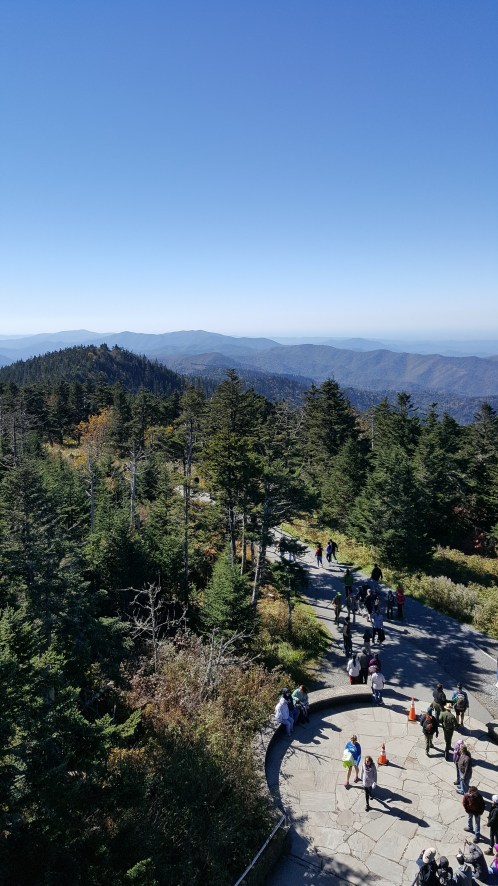
#> input picture HW05/images/1.jpg, 1494 x 2656 px, found by its file name (shown at 1/3 size)
$ python homography.py   (Python 2 division)
#> lines starting #> are read from the running program, lines starting #| are printed output that depends on the picture
#!/usr/bin/python
import numpy as np
import cv2

RESIZE_RATIO = 0.5
BACKGROUND_COLOR = (0, 0, 0)
WORLD_HC = [(0,0), (0,2560), (1536,0), (1536,2560)]
IMAGE_HC_A = [(428,2110), (541,3306), (1496,2150), (1359,3309)]
IMAGE_HC_B = [(796,1558), (771,2983), (1602,1620), (1523,2988)]
IMAGE_HC_C = [(560,1002), (412,2422), (1413,1024), (1482,2404)]
IMAGE_HC_D = [(472,2637), (348,4526), (1468,2646), (1644,4426)]
IMAGE_HC_E = [(492,2846), (300,4408), (1464,2842), (1756,4308)]
IMAGE_HC_F = [(0,0), (0,2591), (1943,0), (1943,2591)]

# [104 lines left out: functions get_transformation_matrix, project_world_into_image, transform_image_into_image, get_pixel_by_nearest_neighbor, get_bounding_box_after_transformation, not called in this run]


def resize_image_by_ratio(image, ratio):
	'''
		Resize an image by a given ratio, used for faster debug.
	'''
	return cv2.resize(image, (int(image.shape[1]*ratio),int(image.shape[0]*ratio)))

def task1():
	'''
		Transform a front view image onto another image.
	'''
	world_img = cv2.imread('images/Seinfeld.jpg')
	image_img_a = cv2.imread('images/1.jpg')
#> image_img_a is the input picture: shape (2656, 1494, 3); mean B, G, R 130.2, 110.7, 91
	image_img_b = cv2.imread('images/2.jpg')
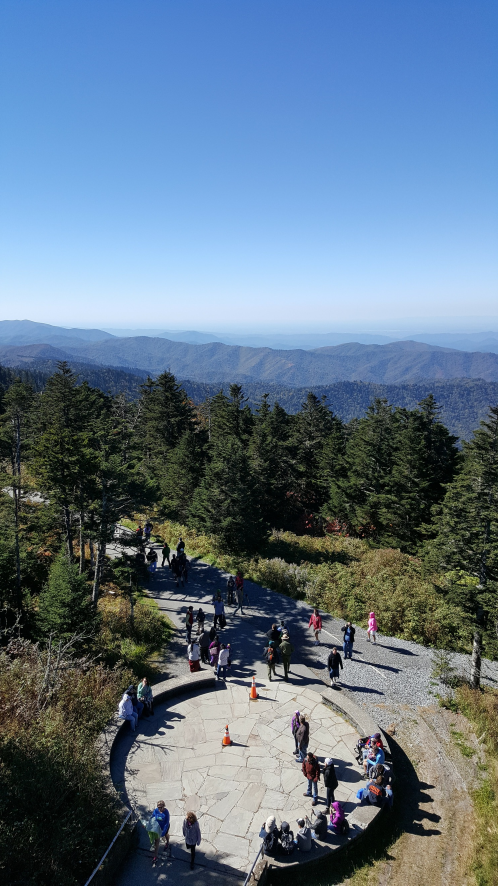
#> input picture HW05/images/2.jpg, 1494 x 2656 px, found by its file name (shown at 1/3 size)
#> image_img_b is the input picture: shape (2656, 1494, 3); mean B, G, R 136.1, 116.8, 96.2
	image_img_c = cv2.imread('images/3.jpg')
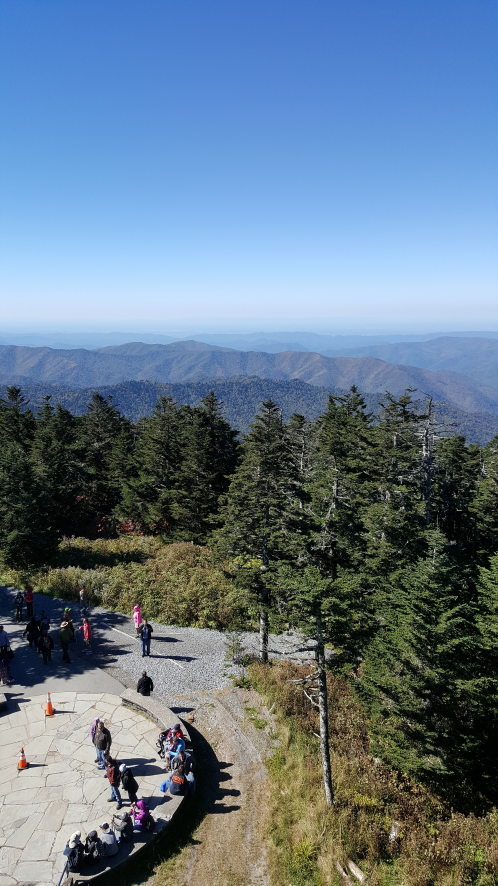
#> input picture HW05/images/3.jpg, 1494 x 2656 px, found by its file name (shown at 1/3 size)
#> image_img_c is the input picture: shape (2656, 1494, 3); mean B, G, R 138.1, 120.3, 100

	world_img = resize_image_by_ratio(world_img, RESIZE_RATIO)
	image_img_a = resize_image_by_ratio(image_img_a, RESIZE_RATIO)
	image_img_b = resize_image_by_ratio(image_img_b, RESIZE_RATIO)
	image_img_c = resize_image_by_ratio(image_img_c, RESIZE_RATIO)

	world_hc = [( int(x*RESIZE_RATIO), int(y*RESIZE_RATIO) ) for (x,y) in WORLD_HC]
	image_hc_a = [( int(x*RESIZE_RATIO), int(y*RESIZE_RATIO) ) for (x,y) in IMAGE_HC_A]
	image_hc_b = [( int(x*RESIZE_RATIO), int(y*RESIZE_RATIO) ) for (x,y) in IMAGE_HC_B]
	image_hc_c = [( int(x*RESIZE_RATIO), int(y*RESIZE_RATIO) ) for (x,y) in IMAGE_HC_C]

	H_wa = get_transformation_matrix(world_hc, image_hc_a)
	H_wb = get_transformation_matrix(world_hc, image_hc_b)
	H_wc = get_transformation_matrix(world_hc, image_hc_c)

	proj_img = project_world_into_image(world_img, image_img_a, H_wa)
	cv2.imwrite('images/task1_a.jpg', proj_img)
	proj_img = project_world_into_image(world_img, image_img_b, H_wb)
	cv2.imwrite('images/task1_b.jpg', proj_img)
	proj_img = project_world_into_image(world_img, image_img_c, H_wc)
	cv2.imwrite('images/task1_c.jpg', proj_img)

# [55 lines left out: functions task2, task3, not called in this run]

def main():
	task1()
	task2()
	task3()

if __name__ == '__main__':
#> (the run stopped early here; a loop or call above may not have finished)
